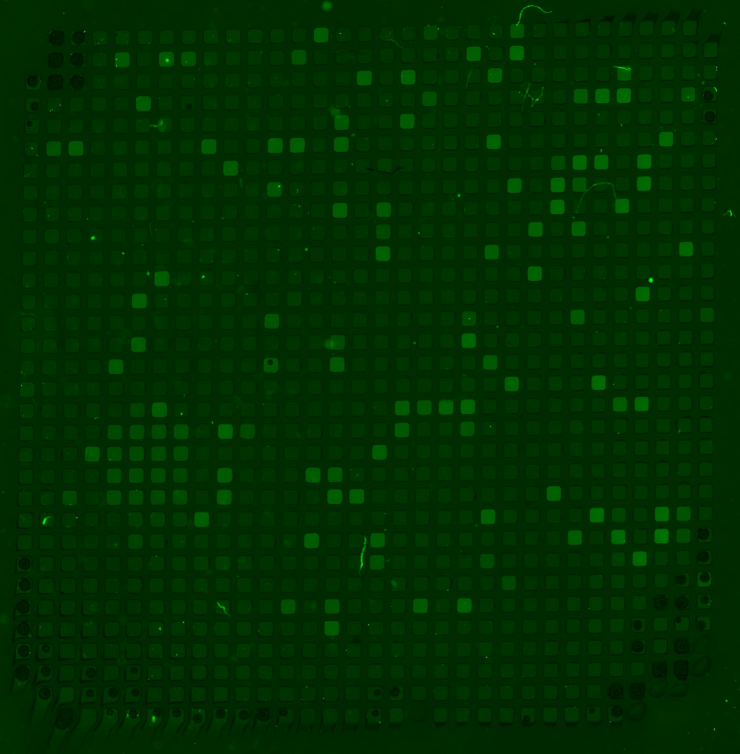
#> input picture src/samples/116.png, 2220 x 2260 px (shown at 1/3 size)
$ python Process.py src/samples/116.png src/samples/116.png   (Python 2 division)
#> lines starting #> are read from the running program, lines starting #| are printed output that depends on the picture; long printed decimals are rounded
import sys
import math
import matplotlib.pyplot as plt
import numpy
import cv2
import time
from collections import deque

def threshold( arg ):
#> called with arg = 'src/samples/116.png'
	chip = cv2.imread( arg, 1 )
#> chip is the input picture: shape (2260, 2220, 3); mean B, G, R 0.2, 46.6, 0.2
	chip = cv2.resize( chip, (200,200) )
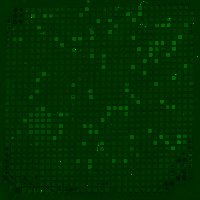
#> chip: shape (200, 200, 3); mean B, G, R 0.2, 46.6, 0.2
	gray = cv2.cvtColor( chip, cv2.COLOR_BGR2GRAY )
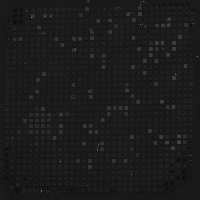
#> gray: shape (200, 200); min 7, max 143, mean 27.4
	colMax = gray.shape[1]
#> colMax = 200
	rowMax = gray.shape[0]
#> rowMax = 200
	pixels = colMax*rowMax
#> pixels = 40000
	histogram = [0]*256
	sum_total = 0

	print( "Creating histogram..." )
	col = 0
	row = 0
	while( row < rowMax ) :
		col = 0
		while ( col < colMax ):
			value = gray[ row, col ]
			sum_total += value
			histogram[ value ] += 1
			col += 1
		row += 1
#> after the loop, histogram = 256 values, max 11071 at index 25, min 0 at index 0, mean 156.2; row = 200; sum_total = 1095312


	sumB = sumF = 0
	wB = wF = 0
	threshold = varMax = 0

	print( "Finding threshold..." )
	ptr = 0
	while( ptr < 256 ):
		#print( "Testing %d" % ( ptr ) )
		sumB += histogram[ ptr ] * ptr
		wB += histogram[ ptr ]
		sumF = sum_total - sumB
		wF = ( pixels ) - wB

		if ( wB == 0 or wF == 0 ):
			ptr += 1
			continue
		mB = sumB/wB
		mF = sumF/wF

		var = wB*wF*( ( mF - mB )**2 )

		if ( var > varMax ):
			threshold = ptr
			varMax = var

		ptr += 1
#> this loop made 256 passes
#> (mB, mF, var, varMax) on passes 8, 9, 11, 12, 13, 14, 15, 16, 17, 18, 19: (7, 27, 15999600, 15999600), (7, 27, 31998400, 31998400), (8, 27, 43316751, 43316751), (10, 27, 150231159, 150231159), (11, 27, 358086400, 358086400), (12, 27, 566106975, 566106975), (13, 27, 1031464896, 1031464896), (13, 27, 1885801456, 1885801456), (14, 27, 2312084775, 2312084775), (15, 27, 2540316096, 2540316096), (16, 27, 3066776944, 3066776944)

	print( "Creating binary image..." )
	binary = gray
	row = 0


	while( row < rowMax ) :
		col = 0
		while ( col < colMax ):
			value = gray[ row, col ]
			if ( value < threshold ):
				binary[ row, col ] = 255
			else:
				binary[ row, col ] = 0
			col += 1
		row += 1
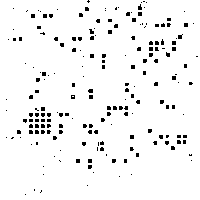
#> binary: shape (200, 200); 95.4% white; 197 black regions (197 under 20 px)

	returnIm = "bin_" + arg
	cv2.imwrite( returnIm, binary )

	ret, bin2 = cv2.threshold(gray,0,255,cv2.THRESH_BINARY_INV+cv2.THRESH_OTSU)
#> bin2: shape (200, 200); 4.6% white; 197 white regions (197 under 20 px)
	returnIm = "bin_lib_" + arg
	cv2.imwrite( returnIm, bin2 )
	return binary;

def fill( rm, fm, region_numbers ):

	for i in range(rm.shape[0]):
		for j in range( rm.shape[1] ):
			for k in region_numbers:
				if rm[i,j] == k:
					fm[i,j] = 255
	return fm

def dfs( m, b, r, c, region_num ):
	stack = [ [r,c] ]
	count = 0
	while len(stack) > 0:
		curr = stack.pop(-1)
		r = curr[0]
		c = curr[1]
		m[r,c] = region_num
		count += 1
		down = (r + 1) % m.shape[0]
		right = (c + 1) % m.shape[1]
		m_stack = []
		m_stack.append( [down, c] );
		m_stack.append( [down, right] );
		m_stack.append( [r, right] );
		for t in m_stack:
			if b[t[0],t[1]] == 0:
				if m[t[0],t[1]] == -1:
					stack.append( t )
	return m, count

def bfs( m, b, r, c, region_num ):
	queue =deque([ [r,c,0] ])
	shortest_length = 0
	still_update = True
	while len(queue) > 0:
		dequeued = queue.popleft()
		r = dequeued[0]
		c = dequeued[1]
		dist = dequeued[2]
		m[r,c] = region_num
		if b[r][c] == 0 and still_update and shortest_length < dist :
			shortest_length = dist;
		if b[r][c] == 1:
			still_update = False
		down = (r + 1) % m.shape[0]
		right = (c + 1) % m.shape[1]
		list = []
		list.append( [down, c, dist + 1] )
		list.append( [down, right, dist + 1] )
		list.append( [r, right, dist + 1] )
		for t in list:
			if b[t[0],t[1]] == 0:
				if m[t[0],t[1]] == -1:
					queue.append( t )
	return m, shortest_length


def execute( arg, dfs_or_bfs, ceil, floor, printOut, binary ):

	# region detection

	SIZE_CEIL = ceil
	SIZE_FLOOR = floor

	regionmap = numpy.zeros(binary.shape)
	rowMax = binary.shape[0];
	colMax = binary.shape[1];
	row = 0
	while( row < rowMax ) :
		col = 0
		while ( col < colMax ):
			regionmap[ row, col ] = -1
			col += 1
		row += 1

	region_sizes = []
	region=0
	row = 0
	while( row < rowMax ) :
		col = 0
		while ( col < colMax ):

			if ( regionmap[ row, col ] != -1 ):
				col += 1
				continue

			value = binary[ row, col ]
			if ( value == 0 ):
				if dfs_or_bfs == 'bfs':
					regionmap, size = bfs( regionmap, binary, row, col, region );
				else:
					regionmap, size = dfs( regionmap, binary, row, col, region );
				region += 1
				region_sizes.append(size)
			col += 1
		row += 1

	final=0

	fill_list = []
	#print( "Determining Final Region Count -> With Bubbles" )
	row = 0
	for i in range(len(region_sizes)):
		if region_sizes[i] > SIZE_FLOOR:
			if region_sizes[i] < SIZE_CEIL:
				fill_list.append( i );
				final += 1
	#print( final )
	final_map=None
	if( printOut ):
		final_map = numpy.zeros(regionmap.shape)
		final_map = fill( regionmap, final_map, fill_list )

	return final, regionmap, fill_list, final_map

def elimbubbles( regionmap, fill_list, final ):
	print( "Eliminating wells with bubbles..." )
	toeliminate=[]
	last_region = regionmap[1,1]
	done_with_region=False
	for y in range(2,regionmap.shape[0]):
		for x in range(2,regionmap.shape[1]):
			newregion = regionmap[x,y]
			if done_with_region == False:
				if newregion == -1:
					done_with_region = True
			else:
				if newregion == last_region:
					if newregion != -1:
						if newregion not in toeliminate:
							toeliminate.append(newregion)
							if newregion in fill_list:
								fill_list.remove(newregion)
						string = "Region " + str(newregion) + " has bubbles"
						done_with_region = False
				elif newregion != -1:
					last_region = newregion
					done_with_region = False
				else:
					done_with_region = True

	final_nobubbles = final - len(toeliminate)
	#print( final_nobubbles )
	final_map = numpy.zeros( regionmap.shape )
	final_map = fill( regionmap, final_map, fill_list )
	return final_nobubbles, final_map

def getThresh( arg, dfs_or_bfs_, binary ):
#> called with arg = 'src/samples/116.png', dfs_or_bfs_ = 'src/samples/116.png'
	results=[]
	xlabels=[]
	summ = 0;
	print( "\nThresholding...determining optimum value..." );
	for i in range(0,20):
		#print( "Floor = " + str(i) )
		res, rm, fl, fi = execute( arg, dfs_or_bfs, 100, i, False, binary );
		if (res >= 0):
			xlabels.append(i)
			summ += res
			results.append( res );
#> this loop made 20 passes
#> pass 1, in getThresh, `res, rm, fl, fi = execute( arg, dfs_or_bfs, 100, i, False, binary );`:
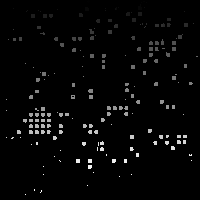
#> rm: shape (200, 200) float64; min -1, max 231, mean 4.6; drawn with min black and max white
	ave = summ/len(results)

	squared=0.0
	for k in results:
		squared += math.pow((k-ave),2)
#> this loop made 20 passes
#> k on passes 1 to 12: 232, 167, 149, 134, 129, 128, 128, 122, 122, 120, 118, 116

	var = squared/len(results)
	stddev = math.pow(var, 0.5)

	print "Max: " + str(max(results))
#| Max: 232
	print "Min: " + str(min(results))
#| Min: 1
	print "Average: " + str(ave)
#| Average: 107
	print "Variance: " + str(var)
#| Variance: 2656.9
	print "Std Dev: " + str(stddev)
#| Std Dev: 51.545


	slope_diffs=[]
	current_slope=-1.0
	prev_slope=-1.0
	length = len(results)
	for j in range(length-1):
		i1 = float(xlabels[j])
		i2 = float(xlabels[j+1])
		j1 = float(results[j])
		j2 = float(results[j+1])
		j_d = j2-j1
		i_d = i2-i1
		prev_slope = current_slope
		current_slope = j_d/i_d
		if prev_slope == -1.0:
			slope_diffs.append(100000.0)
			continue
		total_d = current_slope-prev_slope
		slope_diffs.append(total_d)

	print( "Min Slope: " + str(min(slope_diffs)) )
#| Min Slope: -29.0
	thresh = slope_diffs.index(min(slope_diffs))
	print( "Optimal Size Threshold: " + str(thresh) )
#| Optimal Size Threshold: 13

	plt.plot( xlabels, results )
	plt.ylabel( 'Count' )
	plt.xlabel( 'floor' )
	name = "plot_" + arg
	plt.savefig(name)
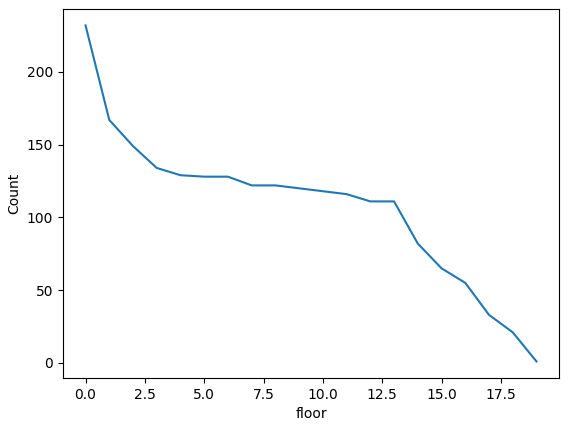
#> figure drawn by matplotlib, 1 panel; curve peaks at x = 0, y = 232
	return thresh

if __name__ == '__main__':
	start = time.time();
	arg = sys.argv[1]
	if len(sys.argv) > 2:
		dfs_or_bfs = sys.argv[2]
	else:
		dfs_or_bfs = 'dfs'

	binary = threshold( arg );
	thresh = getThresh( arg, dfs_or_bfs, binary )

	res, rm, fl, fi = execute( arg, dfs_or_bfs, 100, thresh, True, binary )
#> after the loop in execute (call 21), `while( row < rowMax ) :`: regionmap: shape (200, 200) float64; every value is -1
#> after the loop in fill, `for i in range(rm.shape[0]):`:
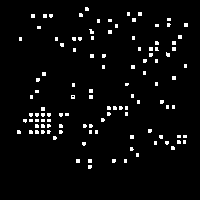
#> fm: shape (200, 200) float64; 3.8% white; 111 white regions (111 under 20 px)

	title = str(res) +"count_bubbles_" + arg
	cv2.imwrite( title, fi )
	res, rm = elimbubbles( rm, fl, res )
#> after the loop in fill (call 2), `for i in range(rm.shape[0]):`:
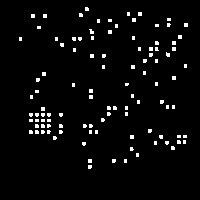
#> fm: shape (200, 200) float64; 3.6% white; 104 white regions (104 under 20 px)
	title = str(res) + "count_" + arg
	print( "Seconds elapsed: " + str( time.time() - start ) );
	print( "\n---> FINAL COUNT: " + str(res) + "\n" );
#| ---> FINAL COUNT: 102
	cv2.imwrite( title, rm )
